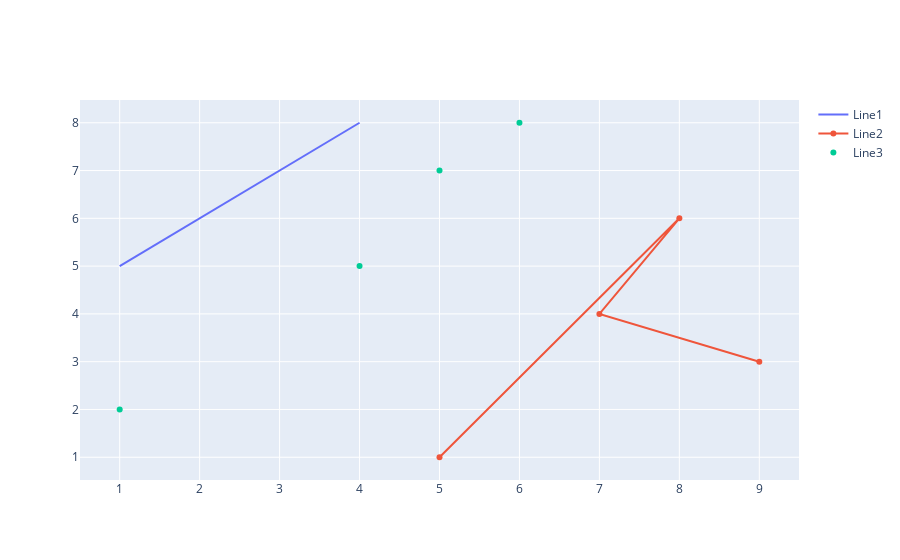

The cell this chart's notebook holds for it:
### Code cell
# Creating different Graph in one figure

fig = go.Figure()
fig.add_trace(go.Scatter(x = x1, y = y1, name= "Line1", mode="lines"))
fig.add_trace(go.Scatter(x = x2, y = y2, name= "Line2", mode="lines + markers"))
fig.add_trace(go.Scatter(x = x3, y = y3, name= "Line3", mode="markers"))
fig.show()

### Figure 1 — Plotly figure (JSON) as saved in the notebook; plotly's stock layout.template omitted (floating-point values rounded to 4 significant figures)
{"data": [{"mode": "lines", "name": "Line1", "type": "scatter", "x": [1, 2, 3, 4], "y": [5, 6, 7, 8]}, {"mode": "lines+markers", "name": "Line2", "type": "scatter", "x": [9, 7, 8, 5], "y": [3, 4, 6, 1]}, {"mode": "markers", "name": "Line3", "type": "scatter", "x": [1, 4, 5, 6], "y": [2, 5, 7, 8]}], "layout": {}}
